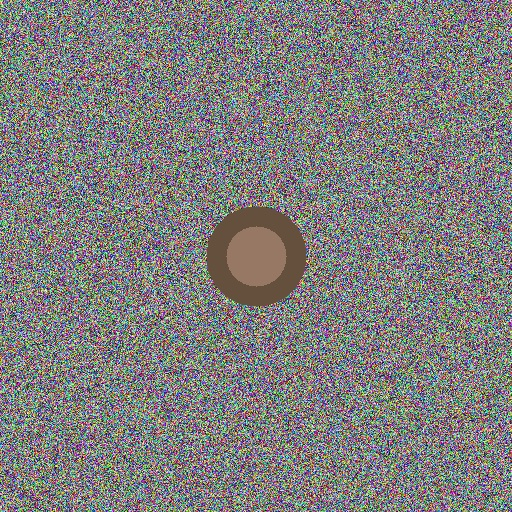
#> input picture test_data/module_test.jpg, 512 x 512 px
$ python analyze_images.py --image ../test_data/module_test.jpg --dir ../test_data
#> lines starting #> are read from the running program, lines starting #| are printed output that depends on the picture
### preprocessing/data_loading.py
"""
Data loading and image scaling module
"""

import cv2
import numpy as np
from pathlib import Path
from typing import List, Tuple, Union
import config


def load_image(image_path: Union[str, Path]) -> np.ndarray:
    """
    Load an image from file path.

    Args:
        image_path: Path to the image file

    Returns:
        Image as numpy array in RGB format
    """
#> called with image_path = '../test_data/module_test.jpg'
    img = cv2.imread(str(image_path))
#> img is the input picture: shape (512, 512, 3); mean B, G, R 125.2, 126, 127.1
    if img is None:
        raise ValueError(f"Could not load image from {image_path}")

    # Convert BGR to RGB
    img = cv2.cvtColor(img, cv2.COLOR_BGR2RGB)
    return img


def scale_image(image: np.ndarray, target_size: Tuple[int, int] = config.IMAGE_SIZE) -> np.ndarray:
    """
    Scale/Resize image to target dimensions.

    This is the first step in the preprocessing pipeline to standardize
    all images to the same dimensions required for deep learning models.

    Args:
        image: Input image as numpy array
        target_size: Target dimensions (height, width)

    Returns:
        Resized image
    """
#> called with target_size = (224, 224)
    height, width = target_size

    # Use bilinear interpolation for resizing
    if config.INTERPOLATION_METHOD == 'bilinear':
        interpolation = cv2.INTER_LINEAR
    elif config.INTERPOLATION_METHOD == 'bicubic':
        interpolation = cv2.INTER_CUBIC
    else:
        interpolation = cv2.INTER_LINEAR

    resized_image = cv2.resize(image, (width, height), interpolation=interpolation)
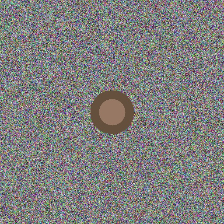
#> resized_image: shape (224, 224, 3); mean R, G, B 127, 125.9, 125.2
    return resized_image


# [57 lines left out: functions load_and_scale, load_dataset, process_image_path, not called in this run]


# [5 lines that do not run on import are left out]

### preprocessing/cropping.py
"""
Cropping module to center optic disc region
"""

import numpy as np
import cv2
from typing import Tuple, Optional
import config


def center_crop(image: np.ndarray, crop_size: Tuple[int, int]) -> np.ndarray:
    """
    Center crop an image to the specified dimensions.

    Args:
        image: Input image array
        crop_size: Desired output size (height, width)

    Returns:
        Center-cropped image
    """
#> called with crop_size = (224, 224)
    h, w = image.shape[:2]
#> h = 224; w = 224
    target_h, target_w = crop_size

    # Calculate crop coordinates (center crop)
    start_h = (h - target_h) // 2
#> start_h = 0
    start_w = (w - target_w) // 2
#> start_w = 0

    # Perform center crop
    if len(image.shape) == 3:  # Color image
        cropped = image[start_h:start_h + target_h, start_w:start_w + target_w, :]
    else:  # Grayscale image
        cropped = image[start_h:start_h + target_h, start_w:start_w + target_w]

    return cropped


# [85 lines left out: functions adaptive_crop, detect_optic_disc, not called in this run]


def smart_crop(image: np.ndarray, crop_size: Tuple[int, int] = config.CROP_SIZE,
                auto_detect: bool = config.AUTO_CROP_ENABLED) -> np.ndarray:
    """
    Smart crop that attempts to center on optic disc if detected.

    Args:
        image: Input image
        crop_size: Desired crop size
        auto_detect: Whether to automatically detect optic disc

    Returns:
        Cropped image centered on optic disc or center of image
    """
    if not config.CROP_ENABLED:
        return image

    if auto_detect:
        # Try to detect optic disc
        optic_disc_center = detect_optic_disc(image)

        if optic_disc_center:
            # Crop around detected optic disc
            crop_dimension = min(crop_size)
            cropped = adaptive_crop(image, optic_disc_center, crop_dimension)

            # Resize to target size if needed
            if cropped.shape[:2] != crop_size:
                cropped = cv2.resize(cropped, (crop_size[1], crop_size[0]))

            return cropped

    # Default: center crop
    return center_crop(image, crop_size)


# [4 lines that do not run on import are left out]

### preprocessing/color_normalization.py
"""
Color normalization module for handling varying illumination across different imaging devices
"""

import numpy as np
import cv2
from typing import Tuple
import config


def z_score_normalize(image: np.ndarray) -> np.ndarray:
    """
    Z-score normalization per channel.

    Normalizes each channel independently to have mean=0 and std=1.

    Args:
        image: Input image array (H, W, C)

    Returns:
        Normalized image array
    """
    normalized = image.copy().astype(np.float32)

    if len(image.shape) == 3:  # Color image
        for i in range(image.shape[2]):
            channel = image[:, :, i].astype(np.float32)
            mean = np.mean(channel)
            std = np.std(channel)

            if std > 0:
                normalized[:, :, i] = (channel - mean) / std
            else:
                normalized[:, :, i] = channel - mean
#> this loop made 3 passes
#> (mean, std) on passes 1 to 3: (127, 35.13), (125.9, 36.96), (125.2, 35.56)
#> pass 1, in z_score_normalize, `channel = image[:, :, i].astype(np.float32)`:
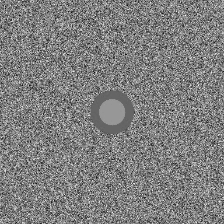
#> channel: shape (224, 224) float32; min 7, max 250, mean 127
#> pass 2, in z_score_normalize, `channel = image[:, :, i].astype(np.float32)`:
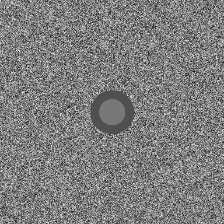
#> channel: shape (224, 224) float32; min 3, max 252, mean 125.9
#> pass 3, in z_score_normalize, `channel = image[:, :, i].astype(np.float32)`:
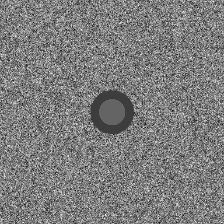
#> channel: shape (224, 224) float32; min 3, max 245, mean 125.2
    else:  # Grayscale
        mean = np.mean(image)
        std = np.std(image)
        if std > 0:
            normalized = (image.astype(np.float32) - mean) / std
        else:
            normalized = image.astype(np.float32) - mean

    # Clip values to reasonable range
    normalized = np.clip(normalized, -3, 3)

    return normalized


# [110 lines left out: functions min_max_normalize, per_image_normalize, histogram_matching, not called in this run]


def normalize_color(image: np.ndarray, method: str = config.NORMALIZATION_METHOD) -> np.ndarray:
    """
    Apply color normalization to an image.

    Args:
        image: Input image array
        method: Normalization method ('z_score', 'min_max', 'per_image')

    Returns:
        Normalized image array
    """
    if not config.NORMALIZATION_ENABLED:
        return image

    if method == 'z_score':
        return z_score_normalize(image)
    elif method == 'min_max':
        return min_max_normalize(image)
    elif method == 'per_image':
        return per_image_normalize(image)
    else:
        print(f"Unknown normalization method: {method}. Using z_score.")
        return z_score_normalize(image)


# [4 lines that do not run on import are left out]

### preprocessing/pipeline.py
"""
Main preprocessing pipeline orchestrator for glaucoma detection
"""

import numpy as np
from typing import List, Tuple, Optional
import config

# Import all preprocessing modules
import data_loading
import cropping
import color_normalization
import clahe_processing
import class_balancing
import data_augmentation

# Try to import advanced preprocessing
try:
    import advanced_preprocessing
    ADVANCED_AVAILABLE = True
except ImportError:
    ADVANCED_AVAILABLE = False


class GlaucomaPreprocessingPipeline:
    """
    Complete preprocessing pipeline for glaucoma detection in fundus images.

    This pipeline implements the five selected best techniques:
    1. Scaling to 224×224 pixels
    2. Cropping to center optic disc region
    3. Color normalization
    4. CLAHE (Contrast Limited Adaptive Histogram Equalization)
    5. Smart class balancing (1:2 ratio)
    """

    def __init__(self):
        self.config = config

    def process_single_image(self, image: np.ndarray,
                            apply_clahe: bool = True,
                            apply_normalization: bool = True,
                            apply_augmentation: bool = False) -> np.ndarray:
        """
        Process a single image through the preprocessing pipeline.

        Args:
            image: Input fundus image array
            apply_clahe: Whether to apply CLAHE
            apply_normalization: Whether to apply color normalization
            apply_augmentation: Whether to apply data augmentation

        Returns:
            Preprocessed image
        """
        processed = image.copy()

        # Step 1: Scale to target size (if needed)
        if processed.shape[:2] != config.IMAGE_SIZE:
            processed = data_loading.scale_image(processed, config.IMAGE_SIZE)

        # Step 2: Crop to center optic disc region
        if config.CROP_ENABLED:
            processed = cropping.smart_crop(processed,
                                           crop_size=config.CROP_SIZE,
                                           auto_detect=config.AUTO_CROP_ENABLED)
            # Ensure final size is correct
            if processed.shape[:2] != config.IMAGE_SIZE:
                processed = data_loading.scale_image(processed, config.IMAGE_SIZE)

        # Step 3: Color normalization
        if apply_normalization and config.NORMALIZATION_ENABLED:
            processed = color_normalization.normalize_color(
                processed,
                method=config.NORMALIZATION_METHOD
            )
            # Convert back to uint8 if needed
            if processed.dtype != np.uint8:
                processed = (processed * 255).astype(np.uint8)
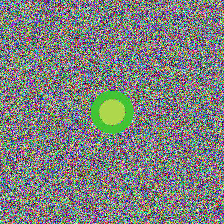
#> processed: shape (224, 224, 3); mean R, G, B 125.7, 128.8, 125.9
                processed = np.clip(processed, 0, 255)

        # Step 4: CLAHE or Advanced Preprocessing (for 99%+ accuracy)
        if config.ADVANCED_PREPROCESSING and ADVANCED_AVAILABLE:
            # Use advanced preprocessing pipeline for higher accuracy
            processed = advanced_preprocessing.advanced_preprocessing_pipeline(processed)
        elif apply_clahe and config.CLAHE_ENABLED:
            processed = clahe_processing.apply_clahe(
                processed,
                tile_size=config.CLAHE_TILE_SIZE,
                clip_limit=config.CLAHE_CLIP_LIMIT,
                apply_to_green_only=config.CLAHE_APPLY_TO_GREEN_CHANNEL_ONLY
            )

        # Step 5: Optional augmentation
        if apply_augmentation and config.AUGMENTATION_ENABLED:
            processed = data_augmentation.augment_image(processed)

        return processed

    # [94 lines left out: functions process_dataset, load_and_process_images, get_train_val_test_split, not called in this run]


def quick_preprocess(image_path: str) -> np.ndarray:
    """
    Quick preprocessing function for a single image.

    Args:
        image_path: Path to image file

    Returns:
        Preprocessed image
    """
    # Load image
    image = data_loading.load_image(image_path)

    # Process through pipeline
    pipeline = GlaucomaPreprocessingPipeline()
    processed = pipeline.process_single_image(image)

    return processed


# [30 lines left out: function batch_preprocess, not called in this run]


# [17 lines that do not run on import are left out]

### preprocessing/analyze_images.py
"""
Script to analyze fundus images and apply preprocessing pipeline
You can use this to preprocess your images and prepare them for classification
"""

import cv2
import numpy as np
import os
from pathlib import Path
import argparse
from pipeline import GlaucomaPreprocessingPipeline, quick_preprocess
import config


def process_single_image(image_path: str, output_dir: str = "processed_output"):
    """
    Process a single fundus image and save the preprocessed version.

    Args:
        image_path: Path to input fundus image
        output_dir: Directory to save processed images
    """
    print(f"\nProcessing: {image_path}")

    # Check if file exists
    if not os.path.exists(image_path):
        print(f"Error: File not found: {image_path}")
        return None

    # Process image through pipeline
    try:
        preprocessed = quick_preprocess(image_path)

        # Create output directory
        os.makedirs(output_dir, exist_ok=True)

        # Save processed image
        filename = Path(image_path).stem
        output_path = os.path.join(output_dir, f"{filename}_processed.jpg")

        # Convert RGB to BGR for OpenCV save
        output_image = cv2.cvtColor(preprocessed, cv2.COLOR_RGB2BGR)
        cv2.imwrite(output_path, output_image)

        print(f"  Original shape: {cv2.imread(image_path).shape[:2]}")
        print(f"  Preprocessed shape: {preprocessed.shape}")
        print(f"  Saved to: {output_path}")

        return preprocessed, output_path

    except Exception as e:
        print(f"Error processing image: {e}")
        return None


# [110 lines left out: functions process_directory, display_preprocessing_steps, not called in this run]


def main():
    """
    Main function with command-line interface.
    """
    parser = argparse.ArgumentParser(description='Process fundus images for glaucoma detection')
    parser.add_argument('--image', type=str, help='Path to single image file')
    parser.add_argument('--dir', type=str, help='Path to directory containing images')
    parser.add_argument('--output', type=str, default='processed_output',
                       help='Output directory for processed images')
    parser.add_argument('--visualize', action='store_true',
                       help='Display preprocessing steps (single image only)')

    args = parser.parse_args()

    print("="*60)
    print("Glaucoma Fundus Image Preprocessing")
    print("="*60)
    print(f"Configuration:")
    print(f"  Image size: {config.IMAGE_SIZE}")
    print(f"  CLAHE enabled: {config.CLAHE_ENABLED}")
    print(f"  Normalization enabled: {config.NORMALIZATION_ENABLED}")
    print(f"  Cropping enabled: {config.CROP_ENABLED}")
    print("="*60)

    if args.image:
        if args.visualize:
            display_preprocessing_steps(args.image)
        else:
            process_single_image(args.image, args.output)
#> (the call stopped at in process_single_image, `processed = advanced_preprocessing.advanced_preprocessing_pipeline(pro..`: advanced_preprocessing is not available in this run)
    elif args.dir:
        process_directory(args.dir, args.output)
    else:
        print("\nUsage:")
        print("  Process single image:")
        print("    python analyze_images.py --image path/to/image.jpg")
        print("\n  Process directory:")
        print("    python analyze_images.py --dir path/to/images/")
        print("\n  Visualize preprocessing steps:")
        print("    python analyze_images.py --image path/to/image.jpg --visualize")
        print("\n  Custom output directory:")
        print("    python analyze_images.py --image path/to/image.jpg --output my_output/")


if __name__ == "__main__":
    main()

$ run again, on test_data/test_image_0.jpg
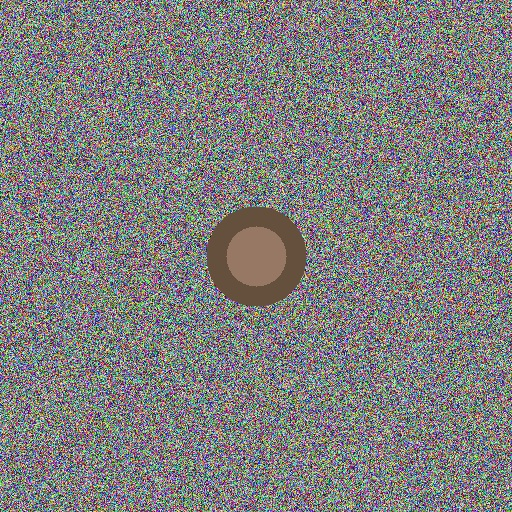
#> input picture test_data/test_image_0.jpg, 512 x 512 px
#> in load_image, img is the input picture: shape (512, 512, 3); mean B, G, R 125.6, 126, 126.6
#> the loop in z_score_normalize, `for i in range(image.shape[2]):` made 3 passes
#> (mean, std) on passes 1 to 3: (126.3, 35.3), (125.7, 36.76), (125.3, 35.45)
#> pass 1, in z_score_normalize, `channel = image[:, :, i].astype(np.float32)`:
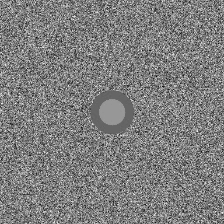
#> channel: shape (224, 224) float32; min 1, max 254, mean 126.3
#> in process_single_image, `processed = (processed * 255).astype(np.uint8)`:
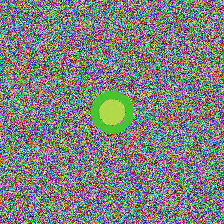
#> processed: shape (224, 224, 3); mean R, G, B 127, 129, 125.3

$ run again, on test_data/test_image_1.jpg
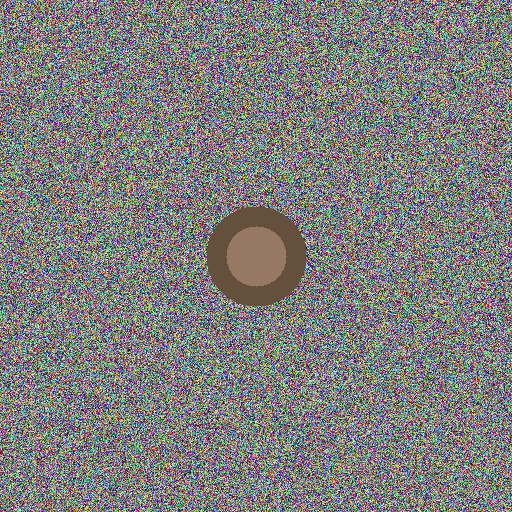
#> input picture test_data/test_image_1.jpg, 512 x 512 px
#> in load_image, img is the input picture: shape (512, 512, 3); mean B, G, R 125.4, 126, 126.9
#> the loop in z_score_normalize, `for i in range(image.shape[2]):` made 3 passes
#> (mean, std) on passes 1 to 3: (126.8, 35.46), (125.9, 37.1), (125.3, 35.56)
#> pass 1, in z_score_normalize, `channel = image[:, :, i].astype(np.float32)`:
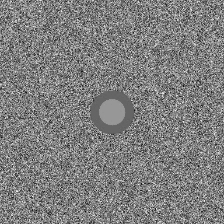
#> channel: shape (224, 224) float32; min 7, max 248, mean 126.8
#> in process_single_image, `processed = (processed * 255).astype(np.uint8)`:
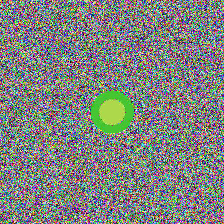
#> processed: shape (224, 224, 3); mean R, G, B 127.1, 130.2, 126.9

$ run again, on test_data/test_image_2.jpg
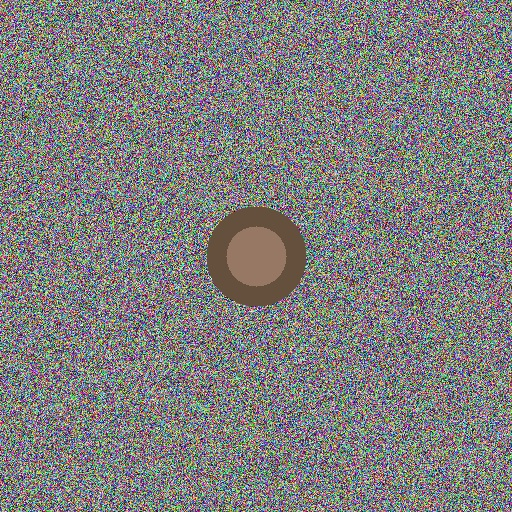
#> input picture test_data/test_image_2.jpg, 512 x 512 px
#> in load_image, img is the input picture: shape (512, 512, 3); mean B, G, R 125.4, 126, 126.9
#> the loop in z_score_normalize, `for i in range(image.shape[2]):` made 3 passes
#> (mean, std) on passes 1 to 3: (126.9, 35.41), (126, 36.92), (125.4, 35.42)
#> pass 1, in z_score_normalize, `channel = image[:, :, i].astype(np.float32)`:
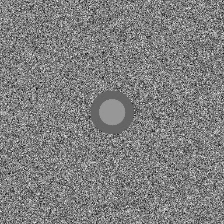
#> channel: shape (224, 224) float32; min 7, max 246, mean 126.9
#> in process_single_image, `processed = (processed * 255).astype(np.uint8)`:
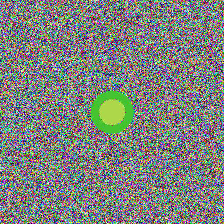
#> processed: shape (224, 224, 3); mean R, G, B 125.9, 129.2, 125.3
